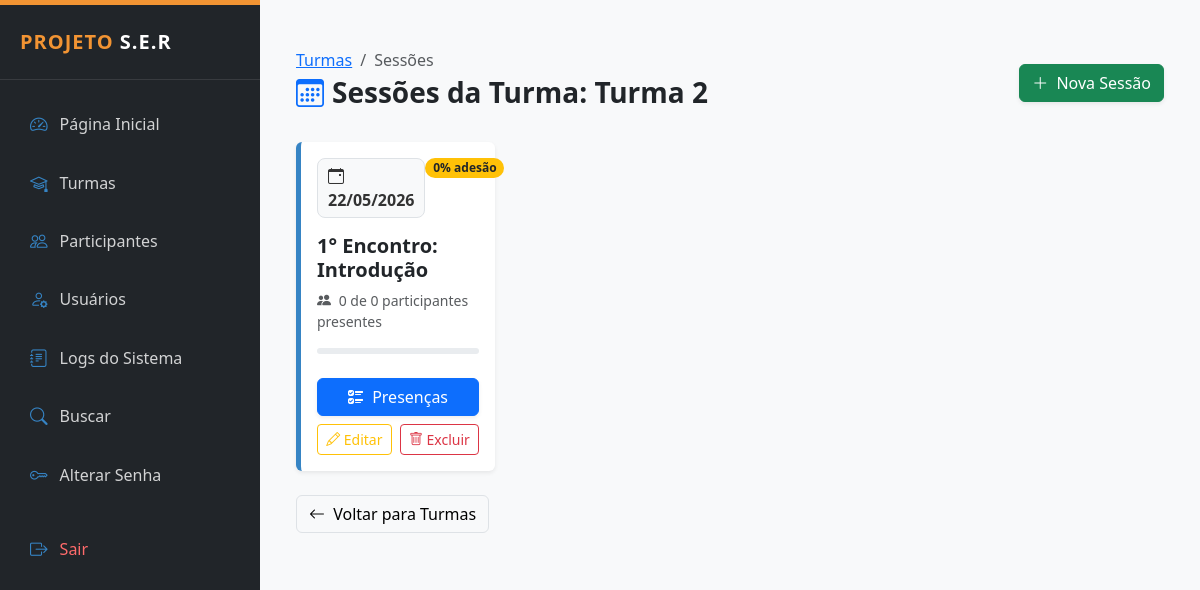
The app's page /public/sessoes_lista.php?turma_id=3 (signed in), older data.
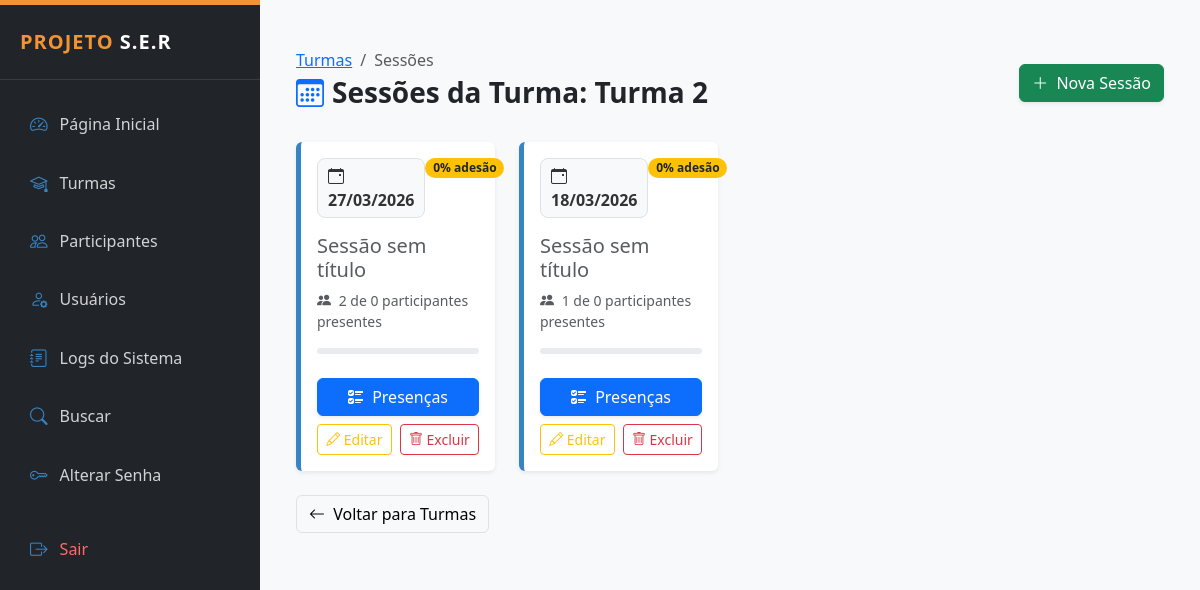
The same page, newer data.
### tables this page shows
CREATE TABLE `turmas_sessoes` (
  `id` int(11) NOT NULL,
  `turma_id` int(11) NOT NULL,
  `data` date NOT NULL,
  `descricao` varchar(255) DEFAULT NULL,
  `criado_em` timestamp NOT NULL DEFAULT current_timestamp()
);

### public/sessoes_lista.php (the view, shortened to what this page needs)
<?php
require_once __DIR__ . '/../config/conexao.php';
$turma_id = $_GET['turma_id'] ?? null;
$stmt = $pdo->prepare("SELECT * FROM turmas WHERE id = ?");
$stmt->execute([$turma_id]);
$turma = $stmt->fetch();
$turma['total_alunos'] = 0;
$stmt = $pdo->prepare("
    SELECT s.*,
    (SELECT COUNT(*) FROM presencas p
     WHERE p.sessao_id = s.id AND p.status = 'presente') as presentes
    FROM turmas_sessoes s
    WHERE s.turma_id = ?
    ORDER BY s.data DESC
");
$stmt->execute([$turma_id]);
$sessoes = $stmt->fetchAll();
require_once __DIR__ . '/../layout/admin_header.php';
?>
<div class="container-fluid py-4">
    <div class="d-flex justify-content-between align-items-center mb-4">
        <div>
            <nav aria-label="breadcrumb">
                <ol class="breadcrumb mb-1">
                    <li class="breadcrumb-item"><a href="turmas_lista.php">Turmas</a></li>
                    <li class="breadcrumb-item active">Sessões</li>
                </ol>
            </nav>
            <h3 class="fw-bold text-dark"><i class="bi bi-calendar3 me-2 text-primary"></i>Sessões da Turma: <?= htmlspecialchars($turma['nome']) ?></h3>
        </div>
        <a href="sessao_criar.php?turma_id=<?= $turma_id ?>" class="btn btn-success shadow-sm">
            <i class="bi bi-plus-lg me-1"></i> Nova Sessão
        </a>
    </div>
    <div class="row g-4">
        <?php if (count($sessoes) > 0): ?>
            <?php foreach ($sessoes as $s):
                $percentual = ($turma['total_alunos'] > 0) ? ($s['presentes'] / $turma['total_alunos']) * 100 : 0;
            ?>
                <div class="col-md-6 col-lg-4 col-xl-3">
                    <div class="card h-100 shadow-sm border-0 sessao-card">
                        <div class="card-body d-flex flex-column">
                            <div class="d-flex justify-content-between align-items-start mb-3">
                                <div class="date-badge">
                                    <i class="bi bi-calendar-event me-1"></i>
                                    <?= date('d/m/Y', strtotime($s['data'])) ?>
                                </div>
                                <span class="badge rounded-pill <?= $percentual > 70 ? 'bg-success' : 'bg-warning text-dark' ?>">
                                    <?= round($percentual) ?>% adesão
                                </span>
                            </div>
                            <h5 class="fw-bold text-dark mb-2">
                                <?= htmlspecialchars($s['descricao']) ?: '<span class="text-muted fw-normal italic">Sessão sem título</span>' ?>
                            </h5>
                            <p class="text-muted small mb-3">
                                <i class="bi bi-people-fill me-1"></i> <?= $s['presentes'] ?> de <?= $turma['total_alunos'] ?> participantes presentes
                            </p>
                            <div class="progress mb-4" style="height: 6px;">
                            </div>
                            <div class="mt-auto">
                                <a href="sessao_presenca.php?sessao_id=<?= $s['id'] ?>" class="btn btn-primary w-100 mb-2 shadow-sm">
                                    <i class="bi bi-ui-checks me-1"></i> Presenças
                                </a>
                                <div class="d-flex gap-2">
                                    <a href="sessao_editar.php?id=<?= $s['id'] ?>" class="btn btn-outline-warning btn-sm flex-grow-1">
                                        <i class="bi bi-pencil"></i> Editar
                                    </a>
                                    <a href="sessao_excluir.php?id=<?= $s['id'] ?>&turma_id=<?= $turma_id ?>"
                                       class="btn btn-outline-danger btn-sm flex-grow-1"
                                       onclick="return confirm('Tem certeza que deseja excluir esta sessão e todos os registros de presença vinculados?')">
                                        <i class="bi bi-trash"></i> Excluir
                                    </a>
                                </div>
                            </div>
                        </div>
                    </div>
                </div>
            <?php endforeach; ?>
        <?php endif; ?>
    </div>
    <div class="mt-4">
        <a href="turmas_lista.php" class="btn btn-light border">
            <i class="bi bi-arrow-left me-1"></i> Voltar para Turmas
        </a>
    </div>
</div>
<?php require_once __DIR__ . '/../layout/admin_footer.php'; ?>

Row changes from the older to the newer data that the page shows:
removed turmas_sessoes: data "22/05/2026", percentual "0", descricao "1° Encontro: Introdução", presentes "0"
added turmas_sessoes: data "27/03/2026", percentual "0", descricao "Sessão sem título", presentes "2"
added turmas_sessoes: data "18/03/2026", percentual "0", descricao "Sessão sem título", presentes "1"
